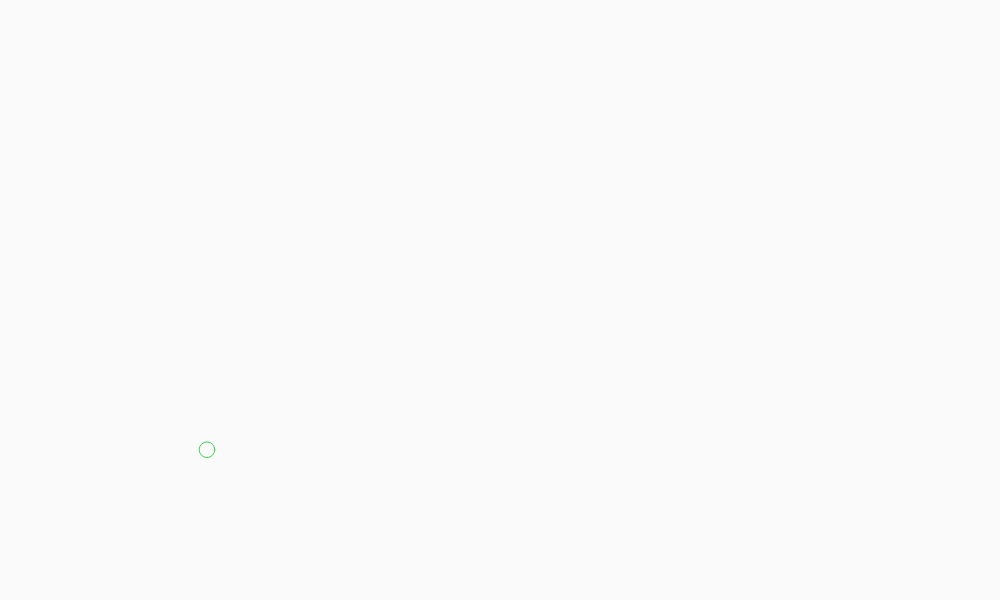
Frame 1 (no input)
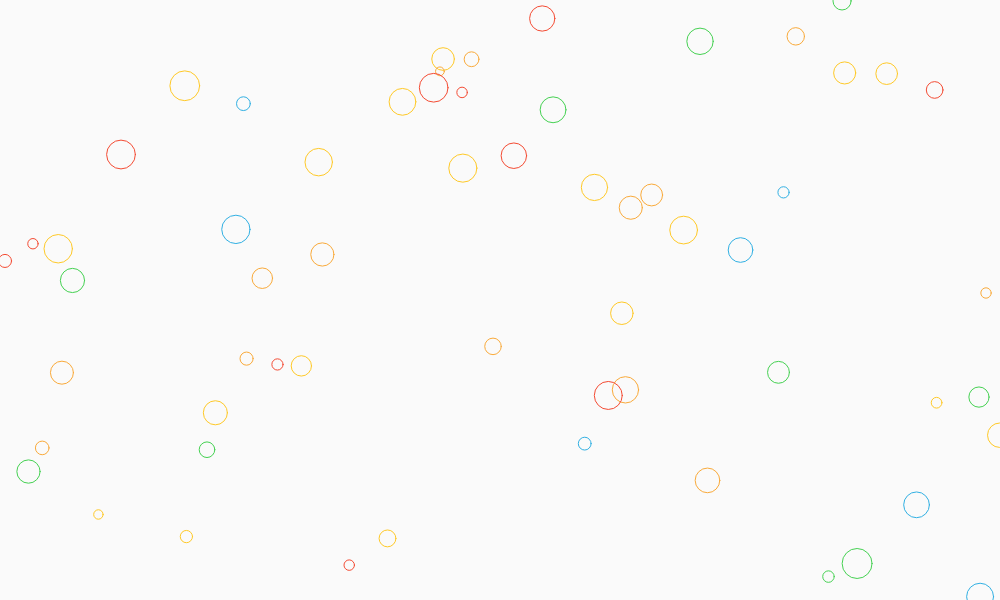
Frame 60 (no input)
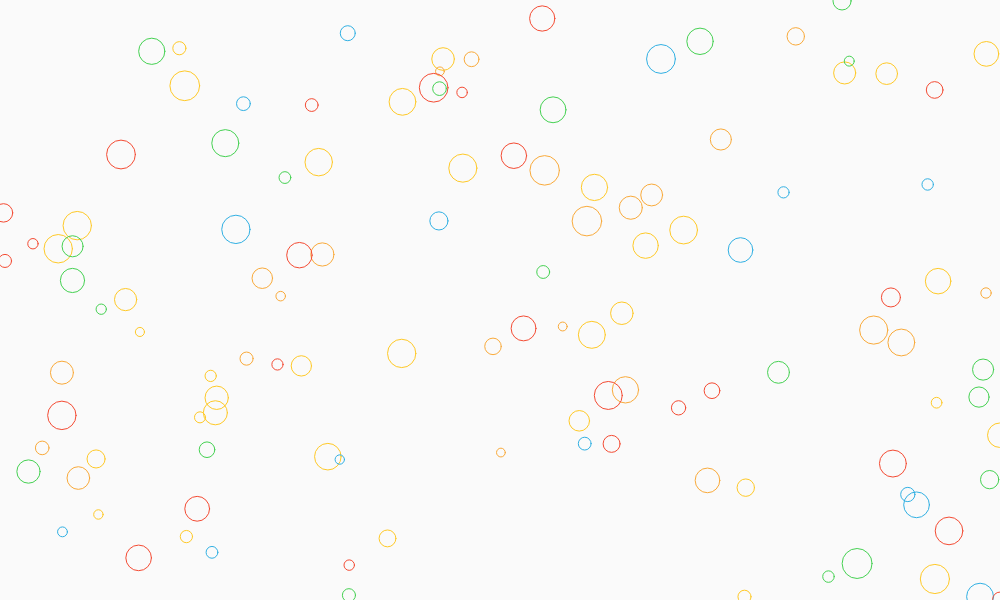
Frame 120 (the mouse pressed at the canvas centre since frame 60)

The p5.js sketch that drew these frames (run headless with seeded random() and noise() and a simulated clock; from frame 60 on, the mouse is pressed at the canvas centre):

// p5.js sketch
// ── sketch.js
var dot = {
  x: 100,
  y: 50,
  size: 24
}

var col = [
  "#f44b33",//red
  "#FFC927",//green
  "#31b0e3",//blue
  "#F9AA3A",//orange
  "#45D152"//yellow
]

function setup() {
  createCanvas(1000, 600);
  background(250);
}

function draw() {
  col.r = random(0, 255);
  dot.x = random(0, width);
  dot.y = random(0, height);
  dot.size = random(8, 30);
  noFill();
  var colNumber = Math.floor(random(0,5));
  stroke(col[colNumber]);
  ellipse(dot.x, dot.y, dot.size, dot.size);
}
